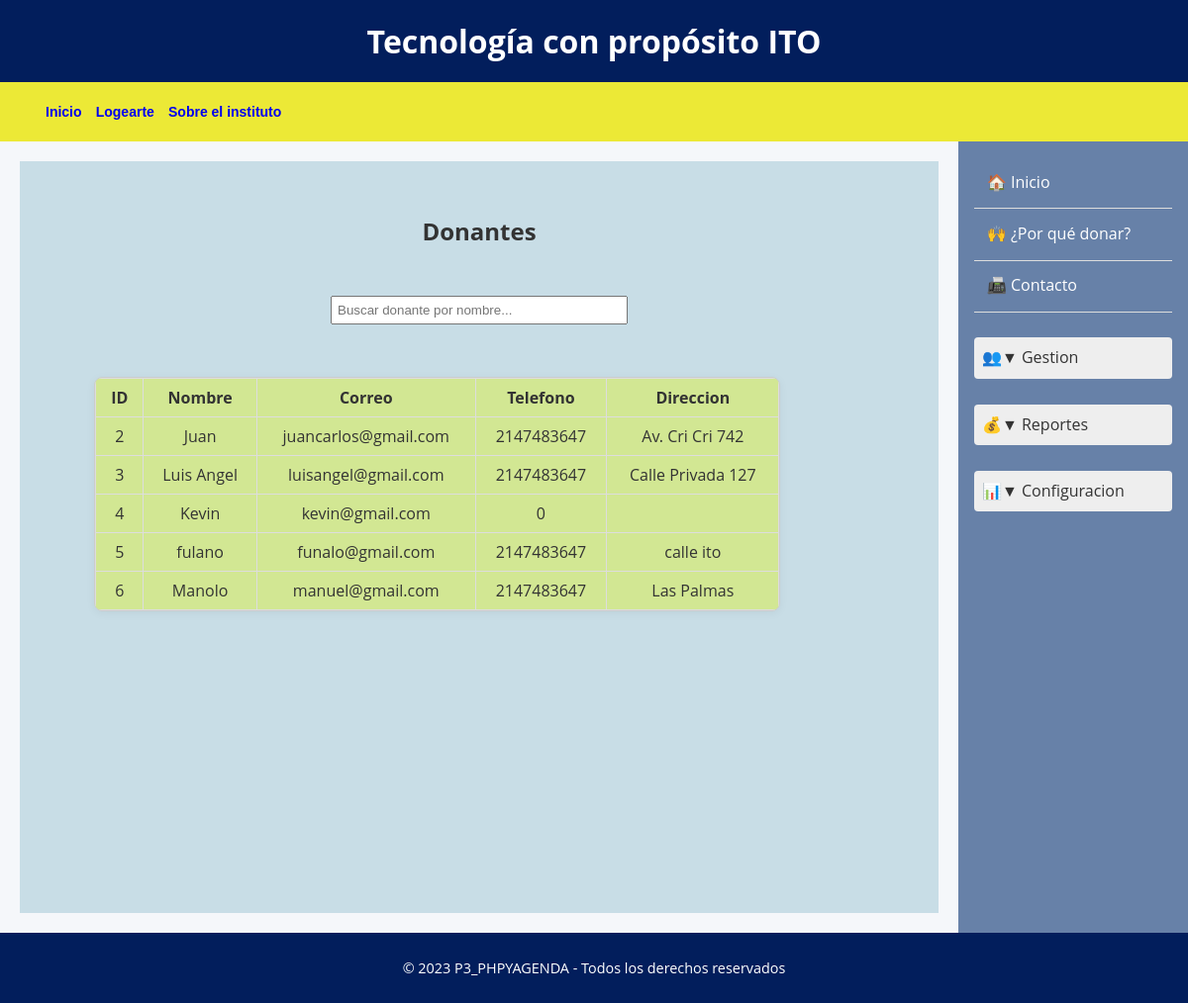
Screenshot of /donantes.php (signed in) with the database file from the repository.
### tables this page shows
CREATE TABLE `usuarios` (
  `idUsuario` int(11) NOT NULL,
  `nombre` varchar(50) NOT NULL,
  `correo` varchar(50) NOT NULL,
  `contrasena` varchar(20) NOT NULL,
  `telefono` int(10) NOT NULL,
  `direccion` varchar(50) NOT NULL,
  `fechaNac` date NOT NULL,
  `fotoPerfil` blob NOT NULL,
  `rol` varchar(20) NOT NULL,
  `idDonacion` int(15) NOT NULL COMMENT 'Relación con donación',
  `fechaRegistro` datetime DEFAULT current_timestamp()
);

### donantes.php (the view, shortened to what this page needs)
<?php
include_once("menu.php");
$conexion = new mysqli("localhost", "root", "", "donacionesTec", 3307);
$sql = "SELECT DISTINCT u.idUsuario, u.nombre, u.correo, u.telefono, u.direccion
        FROM usuarios u
        LEFT JOIN donaciones d ON u.idUsuario = d.idUsuario
        WHERE u.rol = 'usuario'";
$resultado = $conexion->query($sql);
?>
<div style="display: flex;">
    <?php include_once("vista/aside.php"); ?>
    <head>
    </head>
    <section class="principal">
        <h1>Donantes</h1>
        <br>
        <input type="text" id="buscador" placeholder="Buscar donante por nombre..." style="margin-bottom: 10px; padding: 5px; width: 100%; max-width: 300px;">
        <?php if ($resultado->num_rows > 0): ?>
            <div class="tabla-scroll">
            <table class="donantes">
                <thead>
                    <tr>
                        <th>ID</th>
                        <th>Nombre</th>
                        <th>Correo</th>
                        <th>Telefono</th>
                        <th>Direccion</th>
                    </tr>
                </thead>
                <tbody>
                    <?php while ($fila = $resultado->fetch_assoc()): ?>
                        <tr>
                            <td><?= htmlspecialchars($fila['idUsuario']) ?></td>
                            <td><?= htmlspecialchars($fila['nombre']) ?></td>
                            <td><?= htmlspecialchars($fila['correo']) ?></td>
                            <td><?= htmlspecialchars($fila['telefono']) ?></td>
                            <td><?= htmlspecialchars($fila['direccion']) ?></td>
                        </tr>
                    <?php endwhile; ?>
                </tbody>
            </table>
            </div>
        <?php else: ?>
            <p style="text-align: center;">No hay usuarios registrados.</p>
        <?php endif; ?>
    </section>
</div>

### estilos/encabezado.css (style rules this page uses)
.encabezado { background-color: #021E5C; color: white; padding: 1rem; text-align: center; }
.encabezado h1 { margin: 0; font-size: 2rem; }

### estilos/pie.css (style rules this page uses)
.pie-pagina { background-color: #021E5C; color: white; text-align: center; padding: 1.5rem; margin-top: auto; }
.pie-pagina p { margin: 0; font-size: 0.9rem; }

### estilos/section.css (style rules this page uses)
section.principal { float: left; width: 80%; height: auto; min-height: 30em; margin: 20px; background-color:rgba(100, 161, 185, 0.308); text-transform: none; text-align: center; }
body { font-family: 'Open Sans', sans-serif; margin: 0; padding: 0; background-color: #f5f7fa; color: #333; line-height: 1.6; }
.principal { flex: 1; padding: 2rem; max-width: 1200px; margin: 0 auto; }
.tabla-scroll { overflow-x: auto; border-radius: 8px; box-shadow: 0 2px 10px rgba(0,0,0,0.05); }

### estilos/tablas.css (style rules this page uses)
table.donantes { border-collapse: collapse; width: 100%; background-color: rgba(222, 241, 56, 0.473); }
th, td { padding: 10px; border: 1px solid #999; text-align: center; }
h1 { text-align: center; }
.tabla-scroll { margin:5%; max-height: 300px; overflow-y: auto; border: 1px solid #ccc; width: 80%; }
.tabla-scroll table { border-collapse: collapse; }
.tabla-scroll th, .tabla-scroll td { padding: 8px 12px; border: 1px solid #ddd; text-align: center; }

### rows the page displays
usuarios: idUsuario "2", nombre "Juan", correo "juancarlos@gmail.com", telefono "2147483647", direccion "Av. Cri Cri 742"
usuarios: idUsuario "3", nombre "Luis Angel", correo "luisangel@gmail.com", telefono "2147483647", direccion "Calle Privada 127"
usuarios: idUsuario "4", nombre "Kevin", correo "kevin@gmail.com", telefono "0"
usuarios: idUsuario "5", nombre "fulano", correo "funalo@gmail.com", telefono "2147483647", direccion "calle ito"
usuarios: idUsuario "6", nombre "Manolo", correo "manuel@gmail.com", telefono "2147483647", direccion "Las Palmas"
